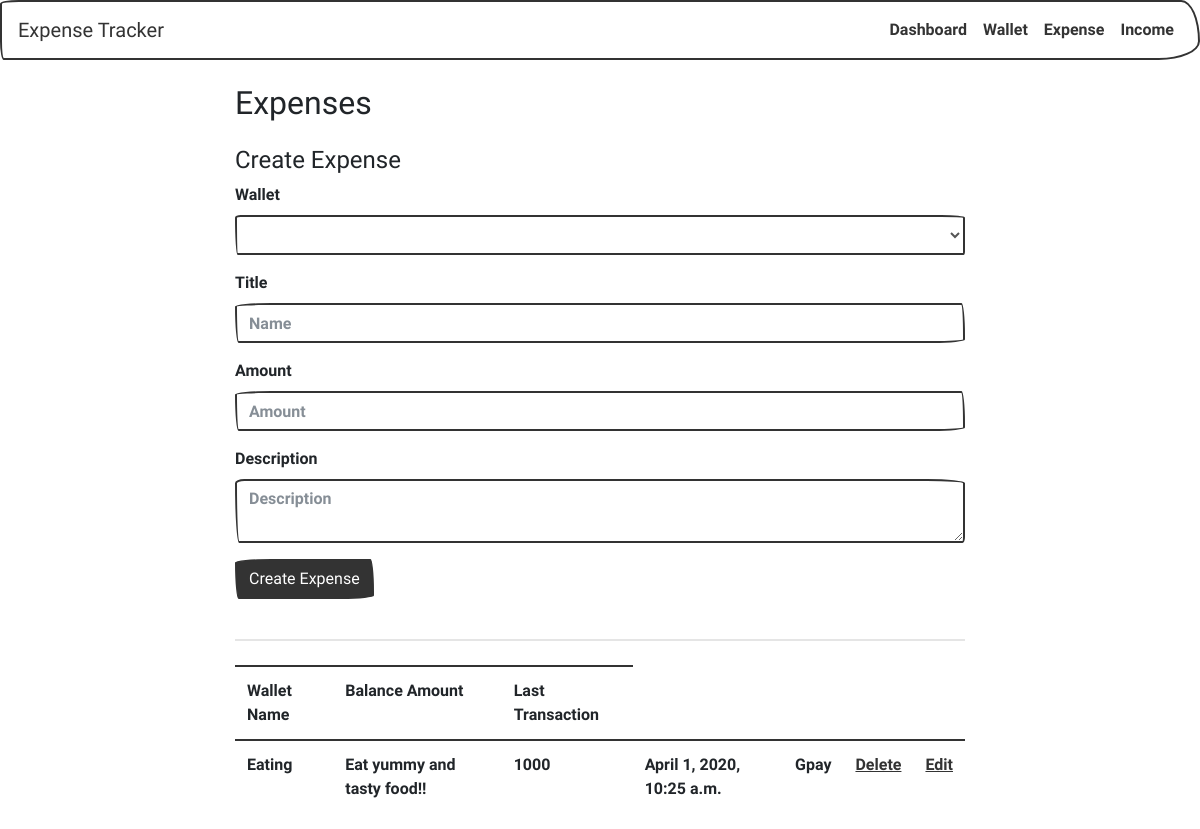
The app's page /expense/ (signed in) with its own data.
### tracker/models.py (models this page shows, shortened)
class Expense(models.Model):
 	title=models.CharField(max_length=100)
 	amount=models.IntegerField()
 	timestamp=models.DateTimeField()
 	description=models.TextField()
 	user=models.ForeignKey(User,on_delete=models.CASCADE,null=True,blank=True)
 	wallet=models.ForeignKey(Wallet,on_delete=models.CASCADE,null=True,blank=True)

class Wallet(models.Model):
	name=models.CharField(max_length=100)
	balance=models.IntegerField()
	last_transaction=models.DateTimeField()
	user=models.ForeignKey(User,on_delete=models.CASCADE,null=True,blank=True)
	def __str__(self):
		return self.name

### tracker/views.py (the view)
# urls.py: path("expense/",get_all_expense),
def get_all_expense(request):
	user=request.user
	all_expenses=Expense.objects.filter(user=user)
	return render(request,"expense.html",{"all_expenses":all_expenses})

### tracker/templates/expense.html (shortened to what this page needs)
{% extends 'base1.html' %}
{% block body %}
<div class="container">
	<div class="row">
		<div class="col-md-2"></div>
		<div class="col-md-8">
		<div class="heading mt-4">
			<h2>Expenses</h2>
		</div>
		<div class="sub-head mt-4 mb-2">
			<h4>Create Expense</h4>
		</div>
		<form action="/create_expense/" method="POST">
			<div class="form-group">
				<label>Wallet</label>
				<select name="wallet" class="form-control">
				</select>
			</div>
			<div class="form-group">
				<label>Title</label>
				<input type="text" class="form-control" name="expense_title" placeholder="Name">
			</div>
			<div class="form-group">
				<label>Amount</label>
				<input type="number" class="form-control" name="expense" placeholder="Amount">
			</div>
			<div class="form-group">
				<label>Description</label>
				<textarea class="form-control" name="expense_description" placeholder="Description"></textarea>
			</div>
			<button type="submit" class="btn btn-primary">Create Expense</button>
		</form>
		<br>
		<hr>
		<table class="table table-striped">
				<tr>
					<th>Wallet Name</th>
					<th>Balance Amount</th>
					<th>Last Transaction</th>
				</tr>
				{% for expense in all_expenses %}
			<tr>
				<td>{{expense.title}}</td>
				<td>{{expense.description}}</td>
				<td>{{expense.amount}}</td>
				<td>{{expense.timestamp}}</td>
				<td>{{expense.wallet}}</td>
				<td><a href="/delete_wallet/{{wallet.id}}/">Delete</a></td>
				<td><a href="/edit_wallet/{{wallet.id}}/">Edit</a></td>
			</tr>
			{% endfor %}
		</table>
	</div>
</div>
</div>
{% endblock %}

### records on screen
Expense: title "Eating", description "Eat yummy and tasty food!!", amount "1000", timestamp "April 1, 2020, 10:25 a.m.", wallet "Gpay"
